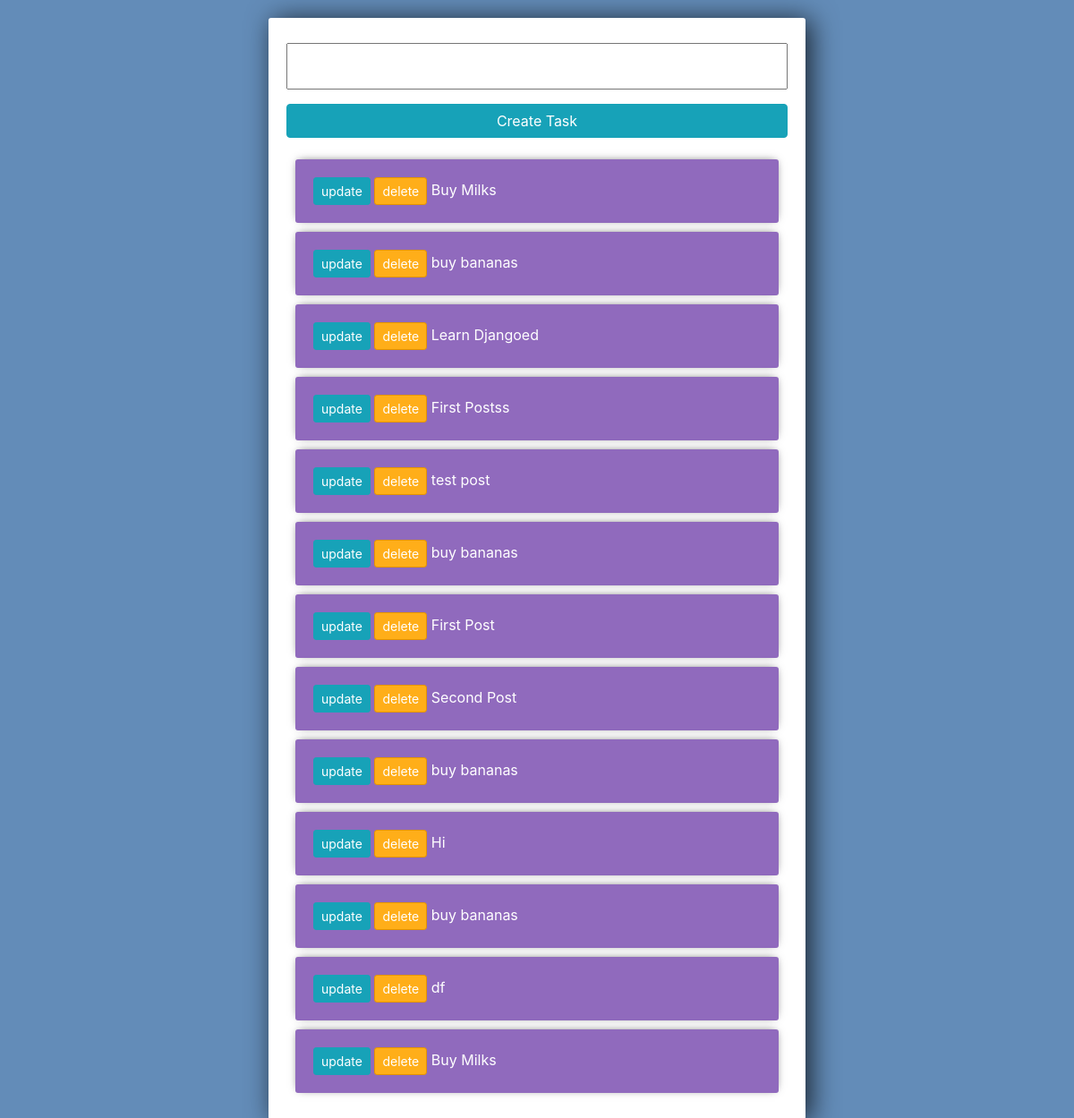
Before: / with the older database file.
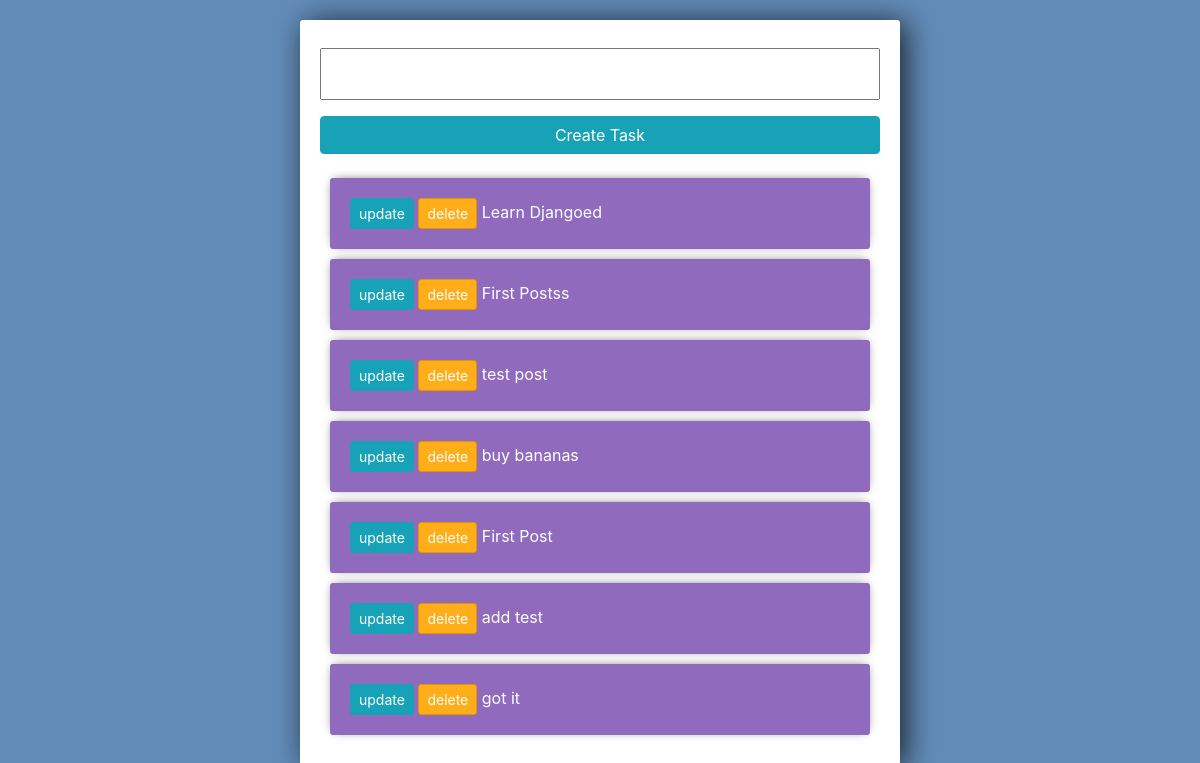
After: the same page with the newer database file.
### todo/models.py (models this page shows)
class Task(models.Model):
    title=models.CharField(max_length=200)
    complete=models.BooleanField(default=False)
    date_added=models.DateTimeField(auto_now_add=True)
    def __str__(self):
        return self.title

### todo/views.py (the view)
# urls.py: path('',index,name="index"),
def index(request):
    tasks=Task.objects.all()
    form=TaskForm()
    if request.method=='POST':
        form=TaskForm(request.POST)
        if form.is_valid():
            form.save()
        return redirect('/')
    return render(request,"todo/index.html",{'tasks':tasks,'form':form})

### todo/forms.py
class TaskForm(forms.ModelForm):
    class Meta:
        model=Task
        fields='__all__'

### templates/todo/index.html (shortened to what this page needs)
<link rel="stylesheet" href="https://stackpath.bootstrapcdn.com/bootstrap/4.3.1/css/bootstrap.min.css">
<div class="center-column">
<form method="POST" action="">{% csrf_token %}
    {{form.title}}
    <input class="btn btn-info" type="submit" value="Create Task">
</form>
<div class="todo-list">
{% for task in tasks %}
    <div class="item-row">
    <a class="btn btn-info btn-sm" href="{% url 'update_task' task.id %}">update</a>
    <a class="btn btn-danger btn-sm" href="{% url 'delete_task' task.id %}">delete</a>
    {%if task.complete %}
    <strike>{{task}}</strike>
    {%else%}
    <span>{{task}}</span>
    {%endif%}
    </div>
{% endfor %}
</div>
</div>

### templates/todo/index.html (style rules this page uses)
input { width: 100%; padding: 12px 20px; margin: 8px 0; box-sizing: border-box; }
input::placeholder { color: #d3d3d3; }
.center-column { width:600px; margin: 20px auto; padding:20px; background-color: #fff; border-radius: 3px; box-shadow: 6px 2px 30px 0px rgba(0,0,0,0.75); }
.item-row { background-color: #906abd; margin: 10px; padding: 20px; border-radius: 3px; color: #fff; font-size: 16px; box-shadow: 0px -1px 10px -4px rgba(0,0,0,0.75); }
.btn-danger { background-color: #ffae19; border-color: #e59400; }

Changed rows visible on the page:
removed Task: title "Buy Milks"
removed Task: title "buy bananas"
removed Task: title "Second Post"
removed Task: title "buy bananas"
removed Task: title "Hi"
removed Task: title "buy bananas"
removed Task: title "df"
removed Task: title "Buy Milks"
added Task: title "add test"
added Task: title "got it"
